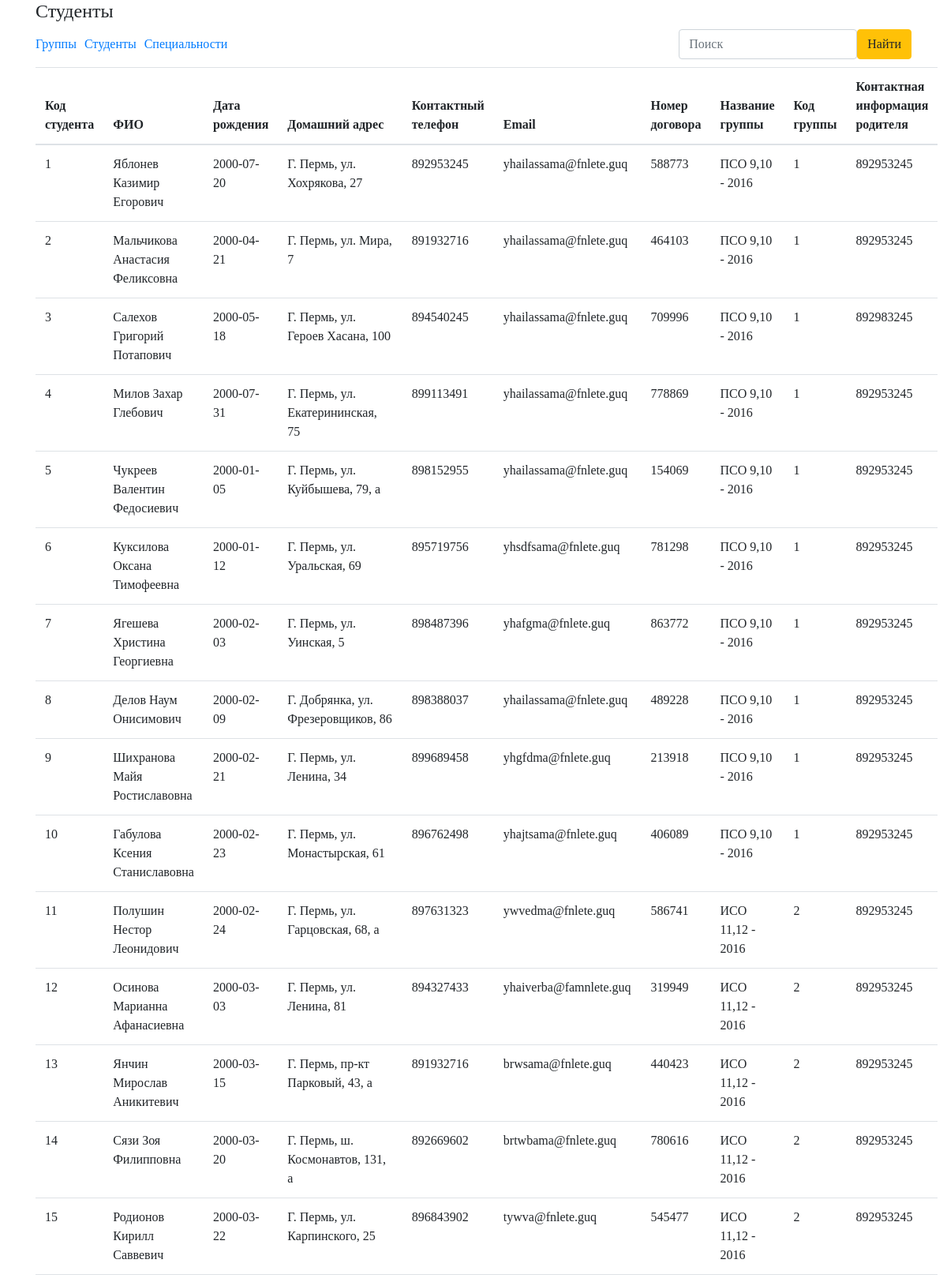
Screenshot of /students.php (signed in, upper part) with the database file from the repository.
### students.php (the view, shortened to what this page needs)
<?php
if ($_SESSION['auth']) {
  global $conn;
  $query = "Select * from студенты";
  $result = mysqli_query($conn, $query);
} else {
  header('Location: /index.php');
  return;
}
?>
<!DOCTYPE html>
<html lang="ru">
<head>
  <link rel="stylesheet" href="css/bootstrap.css">
  <link rel="stylesheet" href="css/style.css">
</head>
<body>
  <section>
    <div class="container">
      <div class="row">
        <div class="col-lg-12">
          <h4>Студенты</h4>
          <div class="menu_header">
            <div class="menu__item">
              <ul class="link_menu">
                <li><a href="group.php">Группы</a></li>
                <li><a href="students.php">Студенты</a></li>
                <li><a href="specialties.php">Специальности</a></li>
              </ul>
            </div>
            <div class="menu__item">
              <form class="form_search" action="search.php" method="post">
                <input class="form-control" name="search" type="text" required placeholder="Поиск">
                <button class="btn btn-warning">Найти</button>
              </form>
            </div>
          </div>
          <div class="block__table">
            <table class="table">
              <thead>
                <tr>
                  <th>Код студента</th>
                  <th>ФИО</th>
                  <th>Дата рождения</th>
                  <th>Домашний адрес</th>
                  <th>Контактный телефон</th>
                  <th>Email</th>
                  <th>Номер договора</th>
                  <th>Название группы</th>
                  <th>Код группы</th>
                  <th>Контактная информация родителя</th>
                </tr>
              </thead>
              <tbody>
                <?php
                if ($result) {
                  while ($r = mysqli_fetch_array($result)) {
                ?>
                <tr>
                  <td><?php echo $r['Код_студента']; ?></td>
                  <td><?php echo $r['ФИО']; ?></td>
                  <td><?php echo $r['Дата_рождения']; ?></td>
                  <td><?php echo $r['Домашний_адрес']; ?></td>
                  <td><?php echo $r['Контактный_телефон']; ?></td>
                  <td><?php echo $r['Email']; ?></td>
                  <td><?php echo $r['Номер_договора']; ?></td>
                  <td><?php echo $r['Название_группы']; ?></td>
                  <td><?php echo $r['Код_группы']; ?></td>
                  <td><?php echo $r['Контактная_информация_родителя']; ?></td>
                </tr>
                <?php
                  }
                }
                ?>
              </tbody>
            </table>
          </div>
        </div>
      </div>
    </div>
  </section>
</body>
</html>

### style.css (style rules this page uses)
* { margin: 0; padding: 0; box-sizing: border-box; font-family: 'Tahoma'; }
.link_menu { display: flex; align-items: center; list-style-type: none; margin-bottom: 0; }
.link_menu li { margin-right: 10px; }
.block__table table { overflow: scroll; }
.menu_header { display: flex; justify-content: space-between; align-items: center; margin-bottom: 10px; }
.menu__item { display: flex; align-items: center; }
.form_search { display: flex; }

### rows the page displays
студенты: Код_студента "1", ФИО "Яблонев Казимир Егорович", Дата_рождения "2000-07-20", Домашний_адрес "Г. Пермь, ул. Хохрякова, 27", Контактный_телефон "892953245", Email "yhailassama@fnlete.guq", Номер_договора "588773", Название_группы "ПСО 9,10 - 2016", Код_группы "1", Контактная_информация_родителя "892953245"
студенты: Код_студента "2", ФИО "Мальчикова Анастасия Феликсовна", Дата_рождения "2000-04-21", Домашний_адрес "Г. Пермь, ул. Мира, 7", Контактный_телефон "891932716", Email "yhailassama@fnlete.guq", Номер_договора "464103", Название_группы "ПСО 9,10 - 2016", Код_группы "1", Контактная_информация_родителя "892953245"
студенты: Код_студента "3", ФИО "Салехов Григорий Потапович", Дата_рождения "2000-05-18", Домашний_адрес "Г. Пермь, ул. Героев Хасана, 100", Контактный_телефон "894540245", Email "yhailassama@fnlete.guq", Номер_договора "709996", Название_группы "ПСО 9,10 - 2016", Код_группы "1", Контактная_информация_родителя "892983245"
студенты: Код_студента "4", ФИО "Милов Захар Глебович", Дата_рождения "2000-07-31", Домашний_адрес "Г. Пермь, ул. Екатерининская, 75", Контактный_телефон "899113491", Email "yhailassama@fnlete.guq", Номер_договора "778869", Название_группы "ПСО 9,10 - 2016", Код_группы "1", Контактная_информация_родителя "892953245"
студенты: Код_студента "5", ФИО "Чукреев Валентин Федосиевич", Дата_рождения "2000-01-05", Домашний_адрес "Г. Пермь, ул. Куйбышева, 79, а", Контактный_телефон "898152955", Email "yhailassama@fnlete.guq", Номер_договора "154069", Название_группы "ПСО 9,10 - 2016", Код_группы "1", Контактная_информация_родителя "892953245"
студенты: Код_студента "6", ФИО "Куксилова Оксана Тимофеевна", Дата_рождения "2000-01-12", Домашний_адрес "Г. Пермь, ул. Уральская, 69", Контактный_телефон "895719756", Email "yhsdfsama@fnlete.guq", Номер_договора "781298", Название_группы "ПСО 9,10 - 2016", Код_группы "1", Контактная_информация_родителя "892953245"
студенты: Код_студента "7", ФИО "Ягешева Христина Георгиевна", Дата_рождения "2000-02-03", Домашний_адрес "Г. Пермь, ул. Уинская, 5", Контактный_телефон "898487396", Email "yhafgma@fnlete.guq", Номер_договора "863772", Название_группы "ПСО 9,10 - 2016", Код_группы "1", Контактная_информация_родителя "892953245"
студенты: Код_студента "8", ФИО "Делов Наум Онисимович", Дата_рождения "2000-02-09", Домашний_адрес "Г. Добрянка, ул. Фрезеровщиков, 86", Контактный_телефон "898388037", Email "yhailassama@fnlete.guq", Номер_договора "489228", Название_группы "ПСО 9,10 - 2016", Код_группы "1", Контактная_информация_родителя "892953245"
студенты: Код_студента "9", ФИО "Шихранова Майя Ростиславовна", Дата_рождения "2000-02-21", Домашний_адрес "Г. Пермь, ул. Ленина, 34", Контактный_телефон "899689458", Email "yhgfdma@fnlete.guq", Номер_договора "213918", Название_группы "ПСО 9,10 - 2016", Код_группы "1", Контактная_информация_родителя "892953245"
студенты: Код_студента "10", ФИО "Габулова Ксения Станиславовна", Дата_рождения "2000-02-23", Домашний_адрес "Г. Пермь, ул. Монастырская, 61", Контактный_телефон "896762498", Email "yhajtsama@fnlete.guq", Номер_договора "406089", Название_группы "ПСО 9,10 - 2016", Код_группы "1", Контактная_информация_родителя "892953245"
студенты: Код_студента "11", ФИО "Полушин Нестор Леонидович", Дата_рождения "2000-02-24", Домашний_адрес "Г. Пермь, ул. Гарцовская, 68, а", Контактный_телефон "897631323", Email "ywvedma@fnlete.guq", Номер_договора "586741", Название_группы "ИСО 11,12 - 2016", Код_группы "2", Контактная_информация_родителя "892953245"
студенты: Код_студента "12", ФИО "Осинова Марианна Афанасиевна", Дата_рождения "2000-03-03", Домашний_адрес "Г. Пермь, ул. Ленина, 81", Контактный_телефон "894327433", Email "yhaiverba@famnlete.guq", Номер_договора "319949", Название_группы "ИСО 11,12 - 2016", Код_группы "2", Контактная_информация_родителя "892953245"
студенты: Код_студента "13", ФИО "Янчин Мирослав Аникитевич", Дата_рождения "2000-03-15", Домашний_адрес "Г. Пермь, пр-кт Парковый, 43, а", Контактный_телефон "891932716", Email "brwsama@fnlete.guq", Номер_договора "440423", Название_группы "ИСО 11,12 - 2016", Код_группы "2", Контактная_информация_родителя "892953245"
студенты: Код_студента "14", ФИО "Сязи Зоя Филипповна", Дата_рождения "2000-03-20", Домашний_адрес "Г. Пермь, ш. Космонавтов, 131, а", Контактный_телефон "892669602", Email "brtwbama@fnlete.guq", Номер_договора "780616", Название_группы "ИСО 11,12 - 2016", Код_группы "2", Контактная_информация_родителя "892953245"
студенты: Код_студента "15", ФИО "Родионов Кирилл Саввевич", Дата_рождения "2000-03-22", Домашний_адрес "Г. Пермь, ул. Карпинского, 25", Контактный_телефон "896843902", Email "tywva@fnlete.guq", Номер_договора "545477", Название_группы "ИСО 11,12 - 2016", Код_группы "2", Контактная_информация_родителя "892953245"
